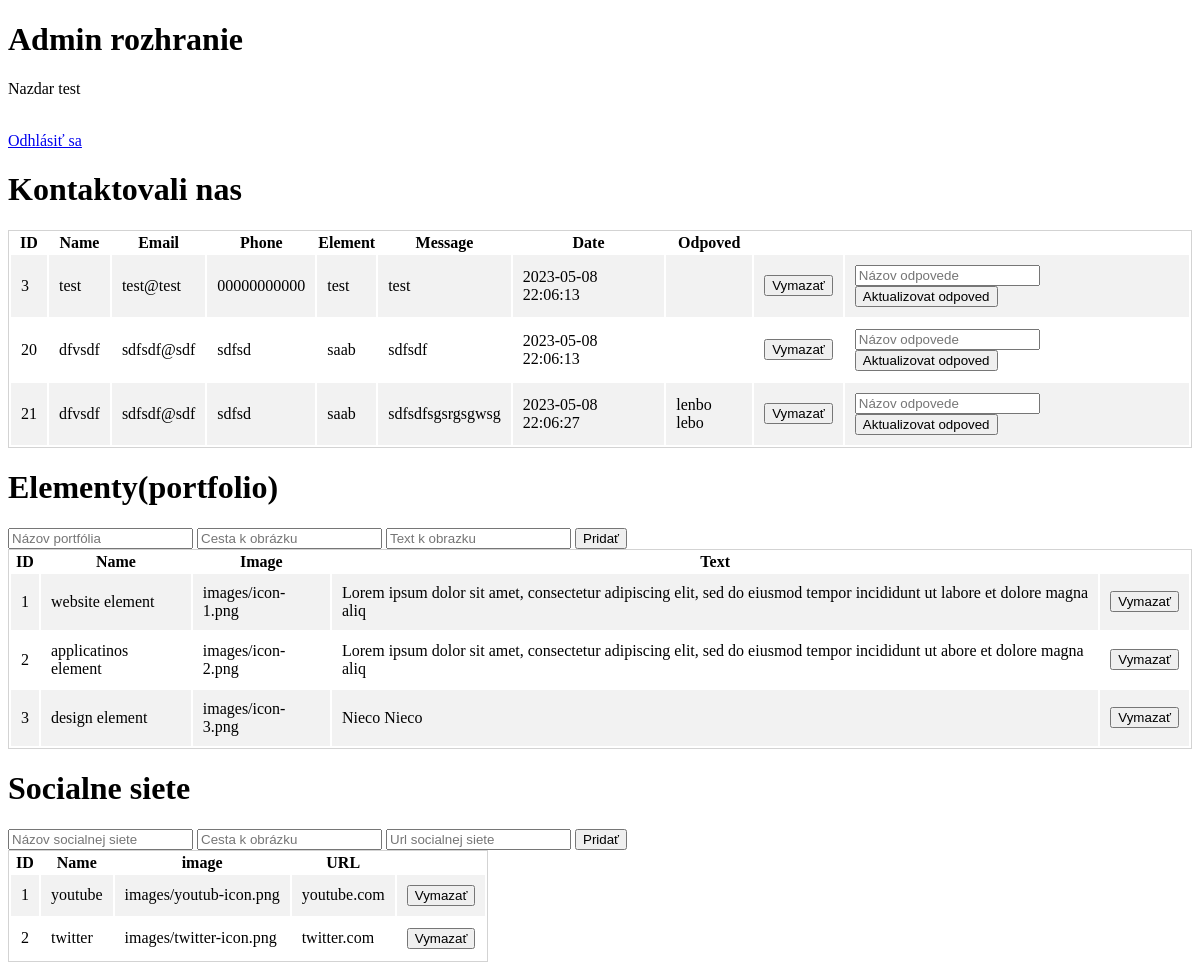
Screenshot of /admin.php (signed in) with the database file from the repository.
### tables this page shows
CREATE TABLE `Kontakt` (
  `idKontakt` int(11) NOT NULL,
  `Name` varchar(20) NOT NULL,
  `Email` varchar(50) NOT NULL,
  `Phone` varchar(15) NOT NULL,
  `Element` varchar(30) NOT NULL,
  `Message` text NOT NULL,
  `Date` timestamp NOT NULL DEFAULT current_timestamp(),
  `Odpoved` text NOT NULL
);

CREATE TABLE `Portfolio` (
  `idPortfolio` int(11) NOT NULL,
  `name` varchar(30) NOT NULL,
  `image` text NOT NULL,
  `Text` text NOT NULL
);

CREATE TABLE `Social` (
  `idSocial` int(11) NOT NULL,
  `Name` varchar(30) NOT NULL,
  `image` varchar(30) NOT NULL,
  `url` varchar(50) NOT NULL
);

### include/Contact.php (called while the page is built)
<?php
    class Contact{
        public $db;
        function __construct()
        {
            $this->db = new Database();
        }
        function get_contact(){
            try{
                $query =  $this->db->conn->query("SELECT * FROM Kontakt");
                $contact = $query->fetchAll(PDO::FETCH_OBJ);
                return $contact;
              }catch(PDOException $e){
                print_r($e->getMessage());
            }
        }
    }
    $Contact = new Contact();
?>

### include/database.php (called while the page is built, shortened)
<?php
    class Database{
        function __construct()
        {
            try{
                $this->conn = new PDO('mysql:host=localhost;dbname=GabrisIvan;charset=utf8','root','');
            }catch(PDOException $e){
                var_dump($e->getMessage());
            }
        }
    }
?>

### include/Portfolio.php (called while the page is built, shortened)
<?php
    class Portfolio{
        function get_portfolio(){
            $this->db = new Database();
            try{
                $query = $this->db->conn->query("SELECT * FROM Portfolio");
                $portfolio = $query->fetchAll(PDO::FETCH_OBJ);
                return $portfolio;
            }catch(PDOException $e){
                    print_r($e->getMessage());
                }
            }
    }
    $Portfolio = new Portfolio();
?>

### include/Social.php (called while the page is built, shortened)
<?php
    class Social{
        function get_social(){
            $this->db = new Database();
            try{
                $query = $this->db->conn->query("SELECT * FROM Social");
                $social = $query->fetchAll(PDO::FETCH_OBJ);
                return $social;
            }catch(PDOException $e){
                    print_r($e->getMessage());
                }
            }
    }
    $Social = new Social();
?>

### admin.php (the view, shortened to what this page needs)
<!DOCTYPE html>
<html lang="en">
<head>
  <link rel="stylesheet" href="css/admin.css">
</head>
<body>
<!--<?php
    include('include/config.php');
  ?>
<div class="admin">
        <h1>Admin rozhranie</h1>
        <p>Nazdar <?php echo($_SESSION['user_name'][0]->Name);?></p><br>
        <a href="include/login/logout.php">Odhlásiť sa</a>
</div>
<div>
  <h1>Kontaktovali nas</h1>
  <?php
    $contact = $Contact->get_contact();
                echo '<table class="admin-table" >';
                  echo "<tr>";
                    echo "<th>ID</th>";
                    echo "<th>Name</th>";
                    echo "<th>Email</th>";
                    echo "<th>Phone</th>";
                    echo "<th>Element</th>";
                    echo "<th>Message</th>";
                    echo "<th>Date</th>";
                    echo "<th>Odpoved</th>";
                  echo "</tr>";
                foreach($contact as $c){
                    echo '<tr>';
                      echo '<td>'.$c->idKontakt;'</td>';
                      echo '<td>'.$c->Name;'</td>';
                      echo '<td>'.$c->Email;'</td>';
                      echo '<td>'.$c->Phone;'</td>';
                      echo '<td>'.$c->Element;'</td>';
                      echo '<td>'.$c->Message;'</td>';
                      echo '<td>'.$c->Date;'</td>';
                      echo '<td>'.$c->Odpoved;'</td>';
                      echo '<td>
                              <form action="include/Kontakt/delete.php" method="post">
                                  <button type = "submit" name="delete_contact" value="'.$c->idKontakt.'"'.'>Vymazať</button>
                            </form></td>';
                      echo '<td>
                            <form action="include/Kontakt/update.php" method="post">
                            <input type="text" name="answer"placeholder="Názov odpovede">
                                <button type = "submit" name="update_contact" value="'.$c->idKontakt.'"'.'>Aktualizovat odpoved</button>
                          </form></td>';
                    echo '</tr>';
                }
                echo '</table>';
  ?>
</div>
<div>
  <h1>Elementy(portfolio)</h1>
  <form action="include/portfolio/insert.php" method="post">
            <input type="text" name="name" id="name" placeholder="Názov portfólia">
            <input type="text" name="image" id="image" placeholder="Cesta k obrázku">
            <input type="text" name="Text" id="Text" placeholder="Text k obrazku">
            <input type="submit" value="Pridať" name="add_portfolio">
  </form>
  <?php
  $portfolio = $Portfolio->get_portfolio();
                echo '<table class="admin-table" >';
                  echo "<tr>";
                    echo "<th>ID</th>";
                    echo "<th>Name</th>";
                    echo "<th>Image</th>";
                    echo "<th>Text</th>";
                  echo "</tr>";
                foreach($portfolio as $c){
                    echo '<tr>';
                      echo '<td>'.$c->idPortfolio;'</td>';
                      echo '<td>'.$c->name;'</td>';
                      echo '<td>'.$c->image;'</td>';
                      echo '<td>'.$c->Text;'</td>';
                      echo '<td>
                              <form action="include/portfolio/delete.php" method="post">
                                  <button type = "submit" name="delete_portfolio" value="'.$c->idPortfolio.'"'.'>Vymazať</button>
                            </form></td>';
                    echo '</tr>';
                }
                echo '</table>';
  ?>
</div>
<div>
  <h1>Socialne siete</h1>
  <form action="include/Social/insert.php" method="post">
            <input type="text" name="Name" id="Name" placeholder="Názov socialnej siete">
            <input type="text" name="image" id="image" placeholder="Cesta k obrázku">
            <input type="text" name="url" id="Text" placeholder="Url socialnej siete">
            <input type="submit" value="Pridať" name="add_social">
  </form>
    <?php
      $social = $Social->get_social();
      echo '<table class="admin-table" >';
      echo "<tr>";
        echo "<th>ID</th>";
        echo "<th>Name</th>";
        echo "<th>image</th>";
        echo "<th>URL</th>";
      echo "</tr>";
    foreach($social as $c){
        echo '<tr>';
          echo '<td>'.$c->idSocial;'</td>';
          echo '<td>'.$c->Name;'</td>';
          echo '<td>'.$c->image;'</td>';
          echo '<td>'.$c->url;'</td>';
          echo '<td>
                  <form action="include/Social/delete.php" method="post">
                      <button type = "submit" name="delete_social" value="'.$c->idSocial.'"'.'>Vymazať</button>
                </form></td>';
        echo '</tr>';
    }
    echo '</table>';
    ?>
</div>
</body>
</html>

### css/admin.css (style rules this page uses)
.admin-table { border:1px solid lightgray; }
.admin-table tr td { padding:10px; }
.admin-table tr:nth-child(even) { background-color: #f2f2f2; }

### rows the page displays
kontakt: idKontakt "3", Name "test", Email "test@test", Phone "00000000000", Element "test", Message "test", Date "2023-05-08 22:06:13"
kontakt: idKontakt "20", Name "dfvsdf", Email "sdfsdf@sdf", Phone "sdfsd", Element "saab", Message "sdfsdf", Date "2023-05-08 22:06:13"
kontakt: idKontakt "21", Name "dfvsdf", Email "sdfsdf@sdf", Phone "sdfsd", Element "saab", Message "sdfsdfsgsrgsgwsg", Date "2023-05-08 22:06:27", Odpoved "lenbo lebo"
portfolio: idPortfolio "1", name "website element", image "images/icon-1.png", Text "Lorem ipsum dolor sit amet, consectetur adipiscing elit, sed do eiusmod tempor incididunt ut labore et dolore magna aliq"
portfolio: idPortfolio "2", name "applicatinos element", image "images/icon-2.png", Text "Lorem ipsum dolor sit amet, consectetur adipiscing elit, sed do eiusmod tempor incididunt ut abore et dolore magna aliq"
portfolio: idPortfolio "3", name "design element", image "images/icon-3.png", Text "Nieco Nieco"
social: idSocial "1", Name "youtube", image "images/youtub-icon.png", url "youtube.com"
social: idSocial "2", Name "twitter", image "images/twitter-icon.png", url "twitter.com"

### other values shown
$_SESSION['user_name'][0]->Name "test"
